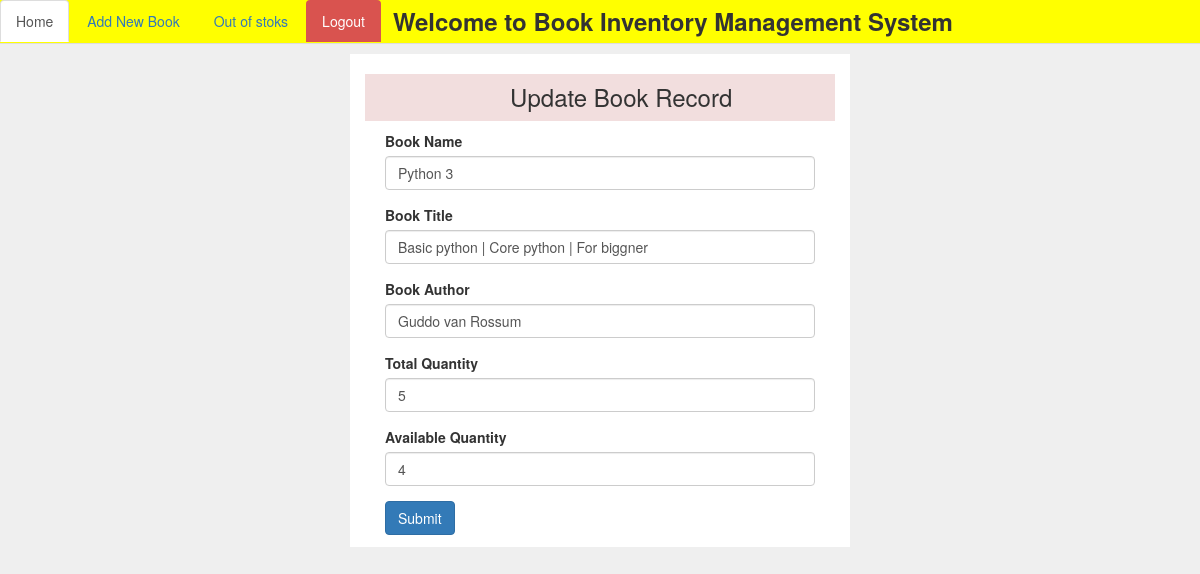
Screenshot of /library/edit/1/ (signed in) with the database file from the repository.
### book_inventory/models.py (models this page shows, shortened)
class Books(models.Model):
    bname = models.CharField(max_length=40)
    b_title = models.CharField(max_length=150)
    b_author = models.CharField(max_length=40)
    publish_date = models.DateField(default=datetime.date.today())
    total_quantity = models.BigIntegerField(max_length=5)
    aval_quantity = models.BigIntegerField(max_length=5,null=True,blank=True)

### book_inventory/views.py (the view, shortened to what this page needs)
# urls.py: path('edit/<int:bid>/',views.editBook),
def editBook(request,bid):
    if request.user.is_authenticated:
        data=Books.objects.get(id=bid)
        return render(request,'edit.html',{'data':data})
    else:
        return HttpResponse("<center>Invailed user login first<br><a href="'/login/'">Login</a>")

### book_inventory/templates/edit.html (shortened to what this page needs)
{% extends "base.html" %}
{% block body %}
<ul class="nav nav-tabs" style="background-color:yellow;margin-top:-20px">
    <li class="active"><a href="/library/">Home</a></li>
    <li><a href="/library/create/">Add New Book</a></li>
    <li><a href="/library/outstoks/">Out of stoks</a></li>
    <li><a class="btn btn-danger" href="/logout/">Logout</a></li>
    <li style="margin-left:10px;margin-top:-12px"><h3><b>
        Welcome to Book Inventory Management System</b></h3></li>
</ul>
<div class="col-sm-5" style="margin-left:350px;margin-top:10px;background-color:white;">
    <div class="bg-danger text-white"><h3 style="margin-left:135px;padding:10px">
        Update Book Record</h3></div>
    <form action="" method="POST" style="margin-left:20px;margin-right:20px;margin-bottom:12px"
          enctype="multipart/form-data">
        <div class="form-group">
            <label class="form-label">Book Name</label>
            <input type="text" class="form-control" name="bname" required value="{{data.bname}}">
        </div>
        <div class="form-group">
            <label class="form-label">Book Title</label>
            <input type="text" class="form-control" name="title" required
                   value="{{data.b_title}}">
        </div>
        <div class="form-group">
            <label class="form-label">Book Author</label>
            <input type="text" class="form-control" name="author" required value="{{data.b_author}}">
        </div>
        <div class="form-group">
            <label class="form-label">Total Quantity</label>
            <input type="text" class="form-control mb-2" name="total" required value="{{data.total_quantity}}">
        </div>
        <div class="form-group">
            <label class="form-label">Available Quantity</label>
            <input type="text" class="form-control mb-2" name="aval" required value="{{data.aval_quantity}}">
        </div>
        <input class="btn btn-primary" type="submit">
    </form>
    {% endblock %}

### rows the page displays
Books: bname "Python 3", title "Basic python | Core python | For biggner", author "Guddo van Rossum", total "5", aval "4"
